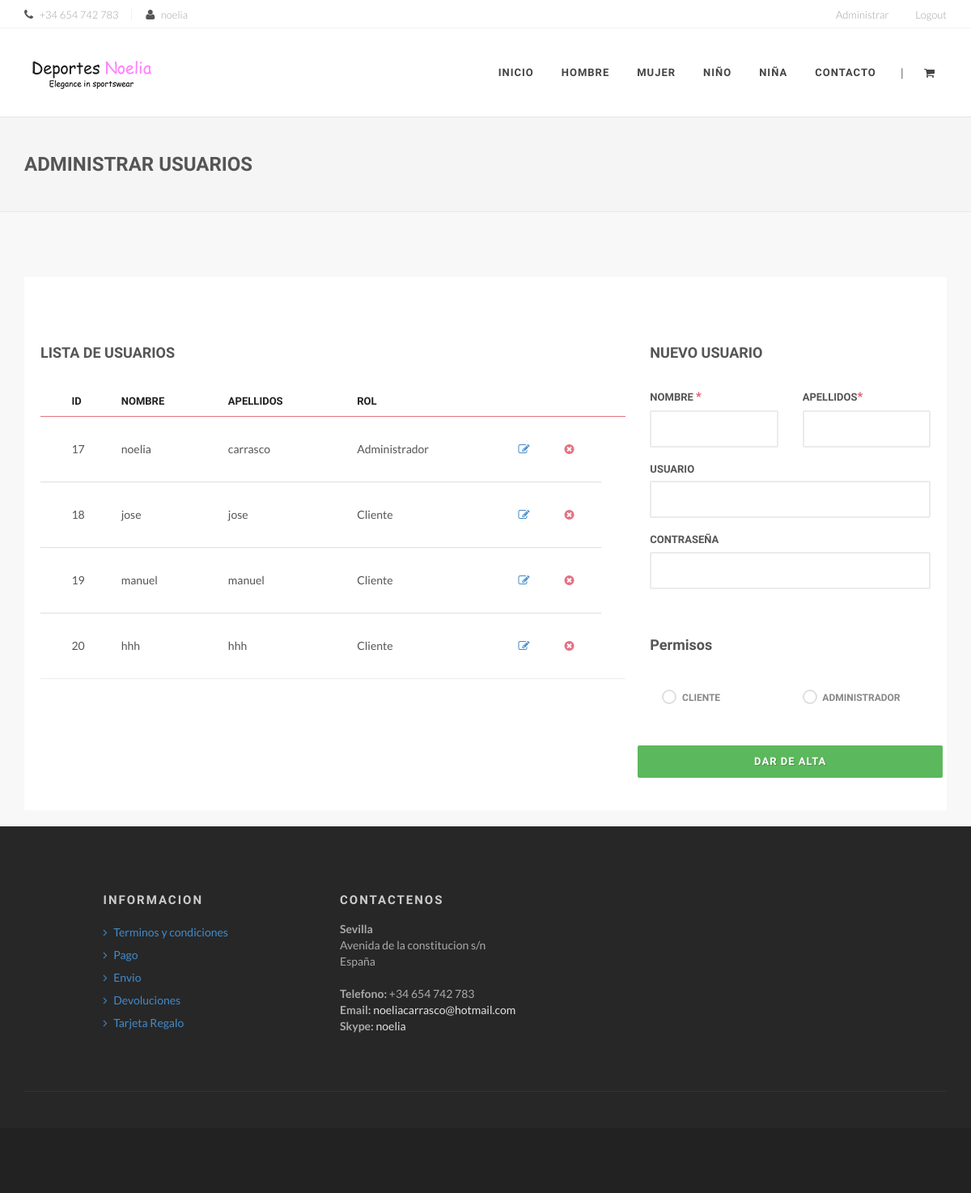
The app's page /administrarUsuarios.php (signed in), older data.
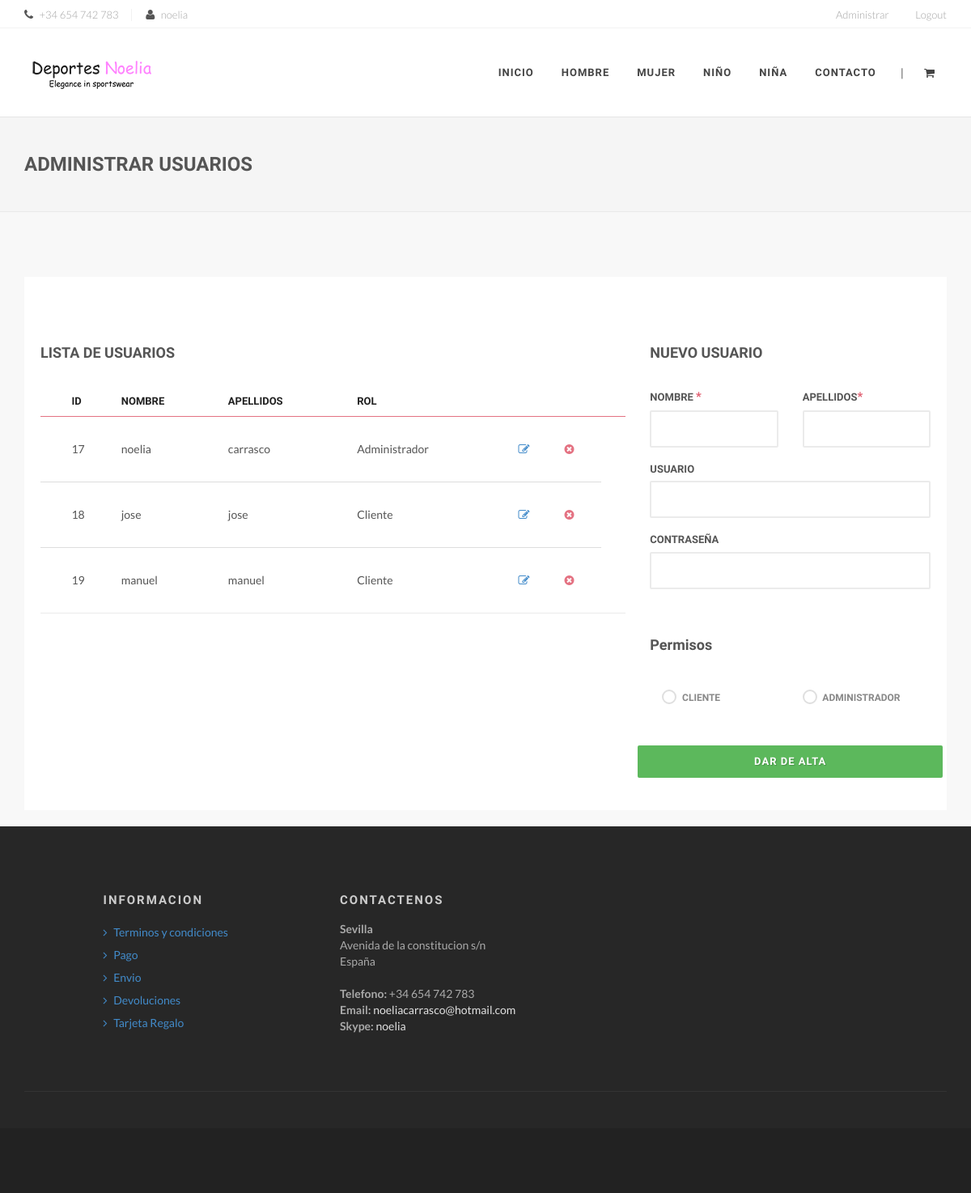
The same page, newer data.
### tables this page shows
CREATE TABLE `usuarios` (
  `IDUSUARIO` int(11) NOT NULL,
  `NOMBRE` varchar(25) NOT NULL,
  `APELLIDO` varchar(25) NOT NULL,
  `ROL` int(11) NOT NULL,
  `TIPO` varchar(20) NOT NULL,
  `USUARIO` varchar(25) NOT NULL,
  `PASSWORD` varchar(90) NOT NULL
);

### administrarUsuarios.php (the view, shortened to what the changed rows need)
<?PHP
include_once("./db_configuration.php");
	$mysqli = new mysqli($db_host, $db_user, $db_password, "deportes");
	$consulta = "SELECT * FROM usuarios ORDER BY IDUSUARIO";
	$usuarios = [];
	if ($resultado = $mysqli->query($consulta)) {
		if($resultado->num_rows > 0){
			while ( $fila = $resultado->fetch_assoc() ) {
				array_push($usuarios, $fila);
			}
		}
	}
?>
<!DOCTYPE html>
<html>
<head>
    <link rel="stylesheet" href="assets/css/bootstrap.css" type="text/css" />
    <link rel="stylesheet" href="assets/css/font-awesome.min.css" type="text/css" />
    <link rel="stylesheet" href="assets/css/animate.css" type="text/css" />
    <link rel="stylesheet" href="assets/js/vendor/flexslider/flexslider.css" type="text/css" />
    <link rel="stylesheet" href="assets/js/vendor/magnific/magnific-popup.css" type="text/css" />
    <link rel="stylesheet" href="assets/js/vendor/owl/assets/owl.carousel.css" type="text/css" />
    <link rel="stylesheet" href="assets/js/vendor/bootstrap-select/css/bootstrap-select.min.css" type="text/css" />
    <link rel="stylesheet" href="assets/js/vendor/range-slider/css/styles.css" type="text/css" />
    <link rel="stylesheet" href="assets/js/vendor/touchspin/jquery.bootstrap-touchspin.css" type="text/css" />
    <link rel="stylesheet" href="assets/js/vendor/starrr/starrr.css" type="text/css" />
    <link rel="stylesheet" type="text/css" href="assets/js/vendor/rs-plugin/css/settings.css" media="screen" />
    <link rel="stylesheet" href="assets/js/vendor/animsition/css/animsition.min.css">
    <link rel="stylesheet" href="assets/css/style.css" type="text/css" />
</head>
<body>
    <div id="wrapper" class="clearfix animsition">
         <section id="breadcrumbs" class="breadcrumbs">
            <div class="container clearfix">
                <h1>Administrar usuarios</h1>
        </section>
        <section id="content">
            <div class="content-wrap">
                <div class="container clearfix">
                    <div class="row">
                        <div class="col-md-12">
                            <div class="checkout">
                                <div class="row">
                                    <div class="col-md-8">
										<div class="table-responsive">
											<table class="table myTable">
												<thead>
													<tr>
														<th></th>
														<th>ID</th>
														<th>NOMBRE</th>
														<th>APELLIDOS</th>
														<th>ROL</th>
														<th></th>
														<th></th>
														<th></th>
													</tr>
												</thead>
												<tbody>
												<?PHP
													foreach($usuarios as $usuario_lista){
												?>
													<tr>
														<td>
														</td>
														<td class="product">
															<?=$usuario_lista['IDUSUARIO']?>
														</td>
														<td class="product">
															<?=$usuario_lista['NOMBRE']?>
														</td>
														<td class="product">
															<?=$usuario_lista['APELLIDO']?>
														</td>
														<td class="product">
															<?=$usuario_lista['TIPO']?>
														</td>
														<td><a href="modificarUsuario.php?i=<?=$usuario_lista['IDUSUARIO']?>"><i class="fa fa-edit text-primary"></i></a></td>
														<td><a href="borrarUsuario.php?i=<?=$usuario_lista['IDUSUARIO']?>"><i class="fa fa-times-circle"></i></a></td>
													</tr>
												<?PHP
													}
												?>
												</tbody>
											</table>
										</div>
                                    </div>
                                </div>
                            </div>
                        </div>
                    </div>
                </div>
    </div>
</body>
</html>

Row changes from the older to the newer data that the page shows:
removed usuarios: IDUSUARIO "20", NOMBRE "hhh", APELLIDO "hhh", TIPO "Cliente"
